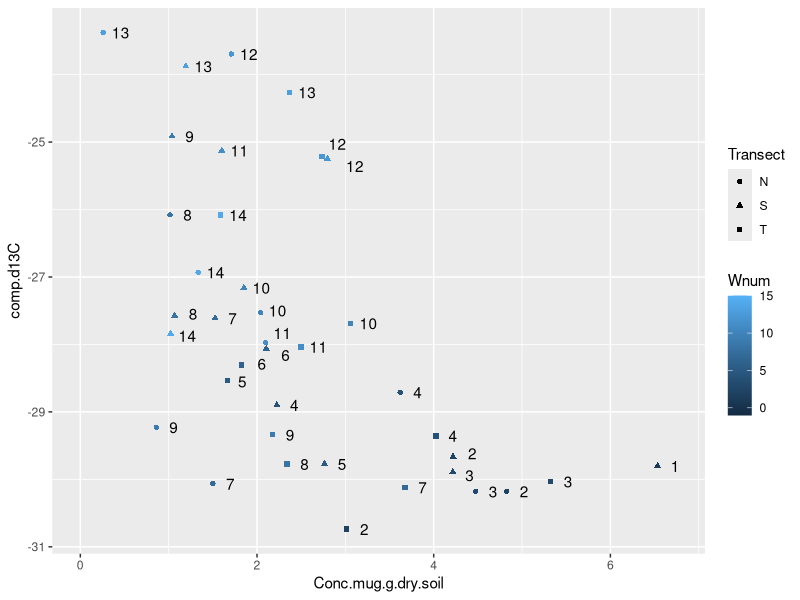
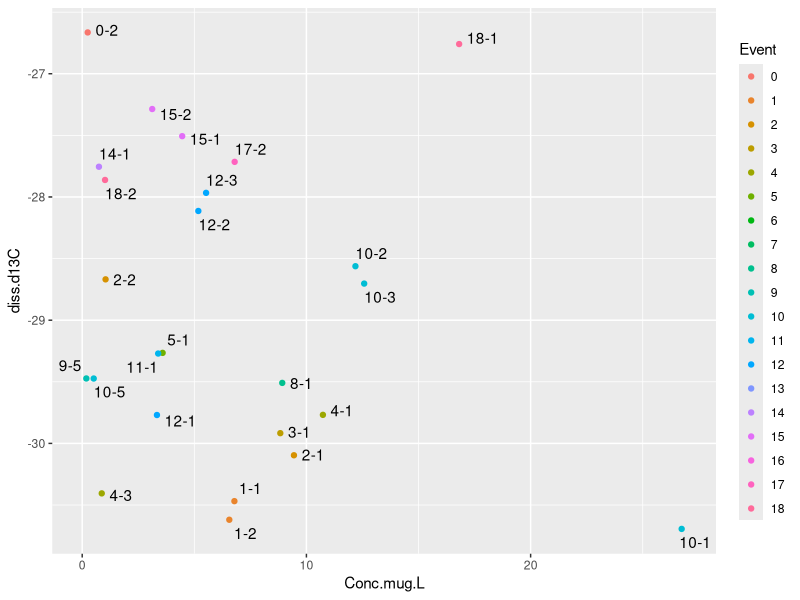
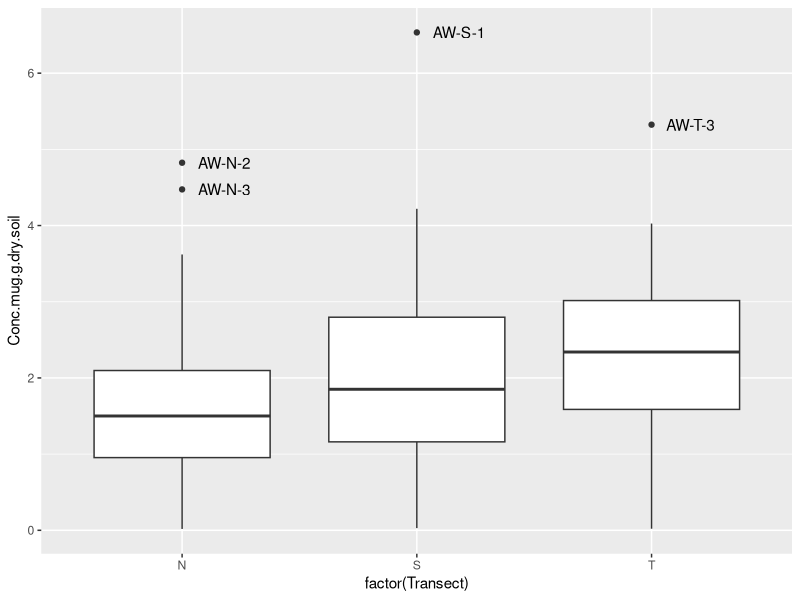
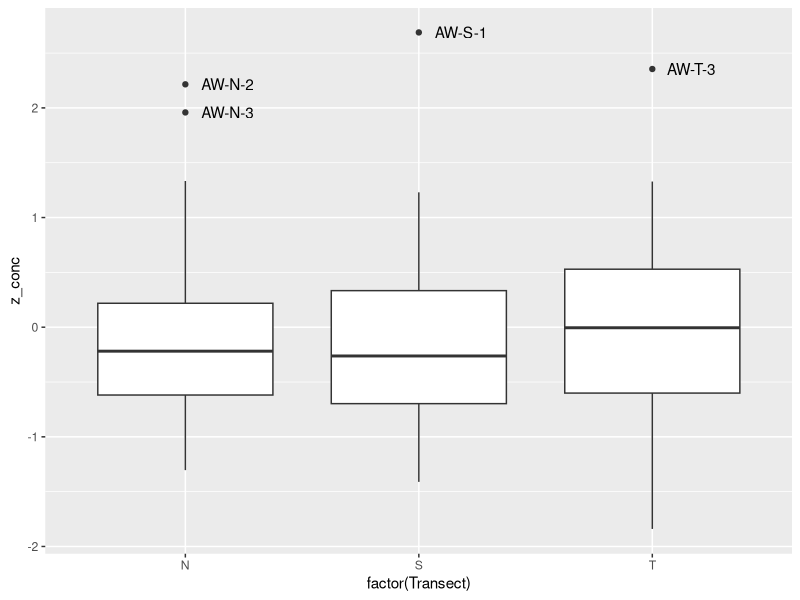
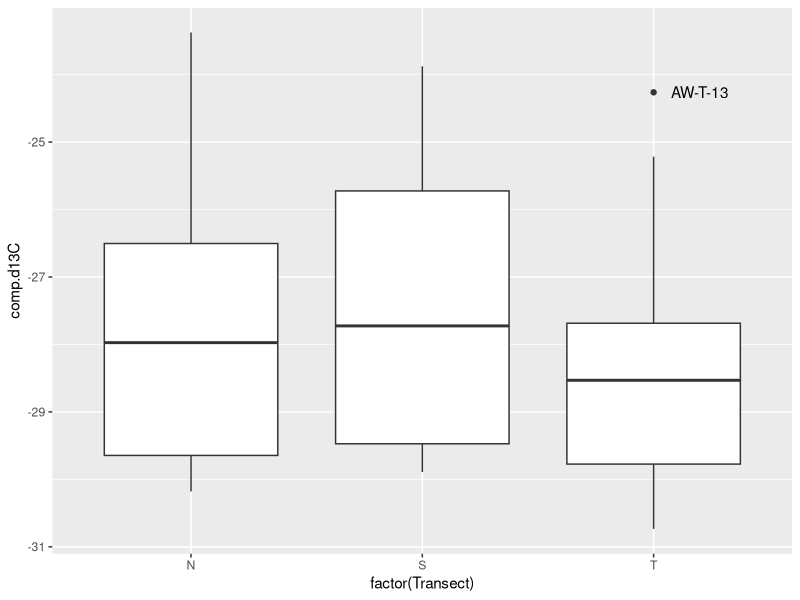
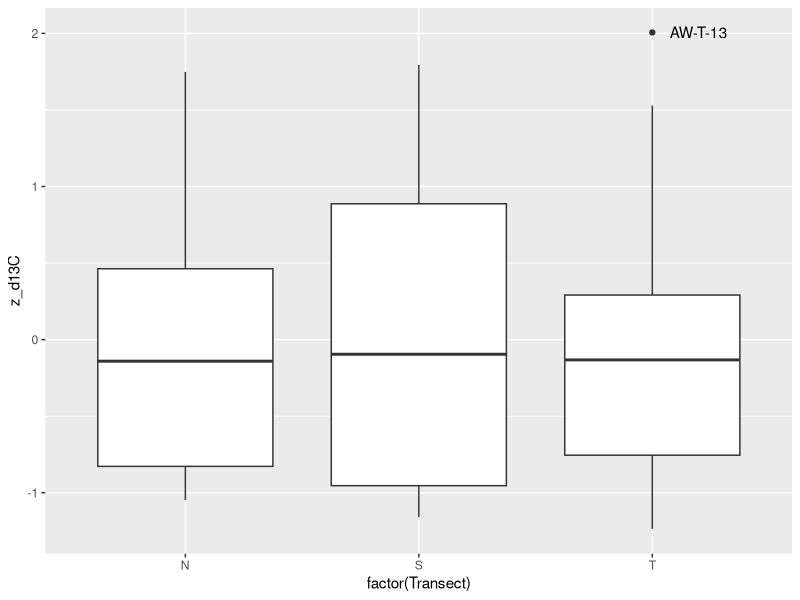
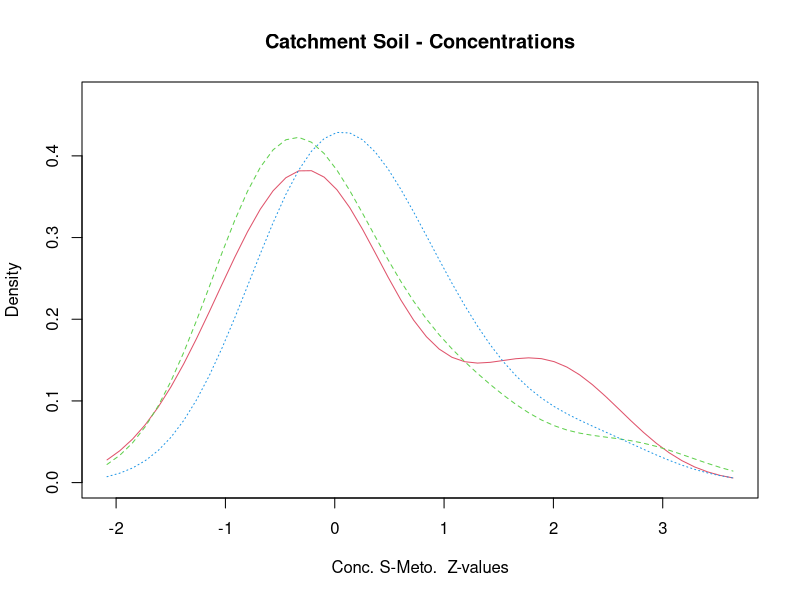

R code for these plots, in order: (Note: this script raises an error after producing the figures.)
## ---- chunk 1
knitr::opts_chunk$set(echo = TRUE, warning=FALSE, message = FALSE)
Sys.setlocale("LC_ALL", "English")
## ---- chunk 2
library(sm)
library(vioplot)

library(dplyr)
library(ggplot2)
library("ggrepel")
## ---- chunk 3
# Soils
soils = read.csv2("Data/MassBalance_R.csv", 
                       na.strings=c('#DIV/0!', '', 'NA'), header = TRUE)
colnames(soils)[colnames(soils) == "ti"] <- "Date.ti"
soils$Date.ti <- as.POSIXct(strptime(soils$Date.ti, 
                                          "%Y-%m-%d %H:%M", tz="EST")) # csv typos, option 1
sum(is.na(soils$Date.ti)) == 0

dropSoil <- c("WeekSubWeek", "Event", 
              "B.diss", "B.filt", "CumOutDiss.g", "CumOutFilt.g", "CumOutAppMass.g",  "CumOutMELsm.g", 
              "CumAppMass.g",
              "ID.N", "ID.T",  "Area.N", "Area.T", "Area.S",
              "comp.d13C.SE.North", "comp.d13C.SE.Talweg", "comp.d13C.SE.South", 
              "f.max.comp", "f.mean.comp", "f.min.comp", "ngC.SD","ngC.SE", "N_compsoil", "N_ngC")
soils <- soils[ , !(names(soils) %in% dropSoil)]


# Quasi-Molten SOILS
soilGroups = read.csv2("Data/WeeklySoils_Rng.csv", 
                       na.strings=c('#DIV/0!', '', 'NA'), header = TRUE)
soilGroups$Date.ti <- as.POSIXct(strptime(soilGroups$Date.ti, 
                                          "%Y-%m-%d %H:%M", tz="EST")) # csv typos, option 1
sum(is.na(soilGroups$Date.ti)) == 0

str(soils)



ggplot(soilGroups, aes(x=Conc.mug.g.dry.soil, y=comp.d13C))+
  geom_point(aes(group = Transect, colour = Wnum, shape = Transect))+
  geom_text_repel(aes(label=Wnum),
                 arrow = arrow(length = unit(0.005, 'npc'), type = "closed"),
                 force = 1, 
                 point.padding = unit(1.0, 'lines'), 
                 max.iter = 2e3,
                 nudge_x = .2)
  #stat_smooth(method = "lm", formula = y ~ poly(x, 2)) +
  #stat_smooth(method = "lm", formula = y~x, se=F) 

## ---- chunk 4
cor.test(soilGroups$comp.d13C, soilGroups$Conc.mug.g.dry.soil)
## ---- chunk 5
waters = read.csv2("Data/WeeklyHydroContam_R.csv")
waters$ti <- as.POSIXct(strptime(waters$ti, "%Y-%m-%d %H:%M", tz="EST"))
colnames(waters)[colnames(waters) == "ti"] <- "Date.ti"
waters$Events <- factor(waters$Events, levels = unique(waters$Events))
waters$Event <- factor(waters$Event, levels = unique(waters$Event))

dropWater <- c("N.x", "N.y", 
               "Markers" , "TimeDiff", 
               "se.d13C", "MES.mg.L", "MES.sd", "MO.mg.L", "filt.se.d13C", "f.diss", "f.filt",
               "Appl.Mass.g", 
               "DissSmeto.mg", "DissSmeto.mg.SD", 
               "DissOXA.mg", "DissOXA.mg.SD", 
               "DissESA.mg", "DissESA.mg.SD",
               "FiltSmeto.mg", "DissSmeto.mg.SD", 
               "TotSMout.mg", "TotSMout.mg.SD",
               "FracDiss", "FracFilt")
waters <- waters[ , !(names(waters) %in% dropWater)]

# Date conversion correct: 
sum(is.na(waters$Date.ti)) == 0
str(waters)

# Conc.mug.L
# TotSMout.g
# MELsm.g
ggplot(waters, aes(x=Conc.mug.L, y=diss.d13C))+
  geom_point(aes(group = Event, colour = Event))+
  geom_text_repel(aes(label=Events),
                 arrow = arrow(length = unit(0.005, 'npc'), type = "closed"),
                 force = 1, 
                 point.padding = unit(1.0, 'lines'), 
                 max.iter = 2e3,
                 nudge_x = .2)
## ---- chunk 6
cor.test(waters$Conc.mug.L, waters$diss.d13C)
#cor.test(waters$TotSMout.g, waters$diss.d13C)

#esaoxa <- waters$MELsm.g-waters$TotSMout.g
# cor.test(esaoxa, waters$diss.d13C)
## ---- chunk 7
WaterSoils <- merge(waters, soils, by = "Date.ti", all = F)
str(WaterSoils)
## ---- chunk 8
# Test function
g_param = 1.5
# g_param = 2.2  #  (Hoaglin et al.,1986; Hoaglin & Iglewicz, 1987) 
is_outlier <- function(x) {
  return(x < quantile(x, 0.25) - g_param * IQR(x) | x > quantile(x, 0.75) + g_param * IQR(x))
}


## ---- chunk 9

# Concentrations
soilGroups %>%
  group_by(Transect) %>%
  mutate(outlier = ifelse(is_outlier(Conc.mug.g.dry.soil), as.character(ID), NA)) %>%
  ggplot(., aes(x = factor(Transect), y = Conc.mug.g.dry.soil)) +
    geom_boxplot() +
    geom_text(aes(label = outlier), na.rm = TRUE, hjust = -0.3)

## ---- chunk 10
soilGroups <- soilGroups %>%
  group_by(Transect) %>%
  mutate(z_conc = (Conc.mug.g.dry.soil-mean(Conc.mug.g.dry.soil))/sd(Conc.mug.g.dry.soil))


soilGroups %>%
  group_by(Transect) %>%
  mutate(outlier = ifelse(is_outlier(z_conc), as.character(ID), NA)) %>%
  ggplot(., aes(x = factor(Transect), y = z_conc)) +
    geom_boxplot() +
    geom_text(aes(label = outlier), na.rm = TRUE, hjust = -0.3)
## ---- chunk 11
# Isotopes

temp <- na.omit(soilGroups)

temp %>%
  group_by(Transect) %>%
  mutate(outlier = ifelse(is_outlier(comp.d13C), as.character(ID), NA)) %>%
  ggplot(., aes(x = factor(Transect), y = comp.d13C)) +
    geom_boxplot() +
    geom_text(aes(label = outlier), na.rm = TRUE, hjust = -0.3)


## ---- chunk 12
temp <- temp %>%
  group_by(Transect) %>%
  mutate(z_d13C = (comp.d13C-mean(comp.d13C))/sd(comp.d13C))

temp %>%
  group_by(Transect) %>%
  mutate(outlier = ifelse(is_outlier(z_d13C), as.character(ID), NA)) %>%
  ggplot(., aes(x = factor(Transect), y = z_d13C)) +
    geom_boxplot() +
    geom_text(aes(label = outlier), na.rm = TRUE, hjust = -0.3)

## ---- chunk 13
# plot densities 
#sm.density.compare(temp$z_conc, temp$Transect, xlab=expression(paste("Conc. S-Meto.  ", {({mu}*g / g.soil.dry)})))
sm.density.compare(temp$z_conc, temp$Transect, xlab=expression(paste("Conc. S-Meto.  Z-values")))
title(main="Catchment Soil - Concentrations")
legend("topright", levels( soilGroups$Transect), fill=2+(0:nlevels(soilGroups$Transect)))
       
#vioplot(soilGroups$Conc.mug.g.dry.soil,  names = "Catchment")
#title(expression(paste("Conc. S-Meto.  ", {({mu}*g / g.soil.dry)})))
## ---- chunk 14
#vioplot(na.omit(soilGroups$comp.d13C),  names = "Catchment")
#title(expression(paste({delta}^"13","C", ' (\u2030)')))
## ---- chunk 15

temp <- na.omit(soilGroups)
sm.density.compare(temp$comp.d13C, temp$Transect, 
                   xlab=expression(paste({delta}^"13","C", ' (\u2030)')))
title(main="Catchment Soil - Isotope Distribution")
legend("topright", levels( soilGroups$Transect), fill=2+(0:nlevels(soilGroups$Transect)))
## ---- chunk 16
